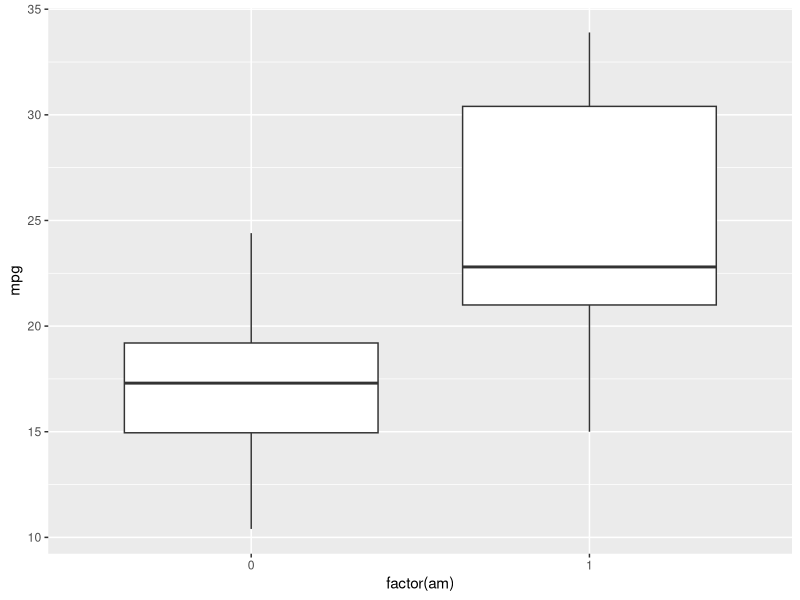
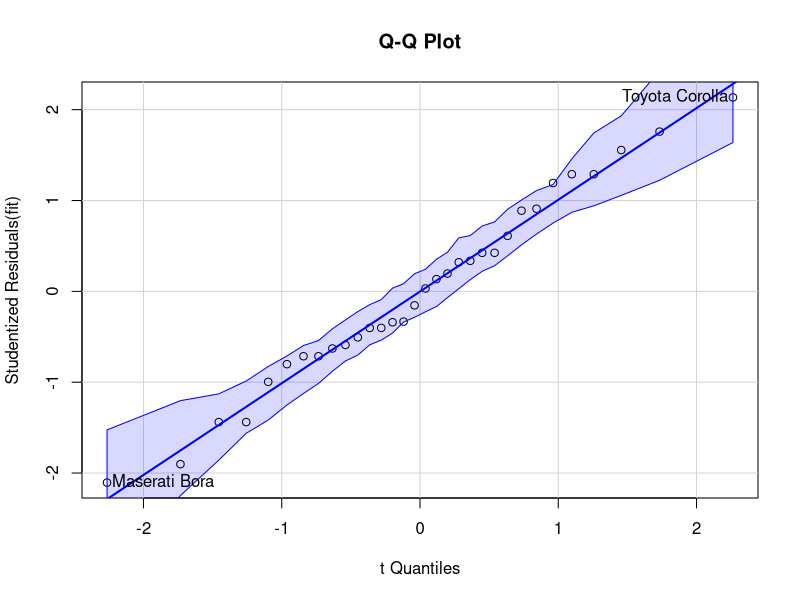
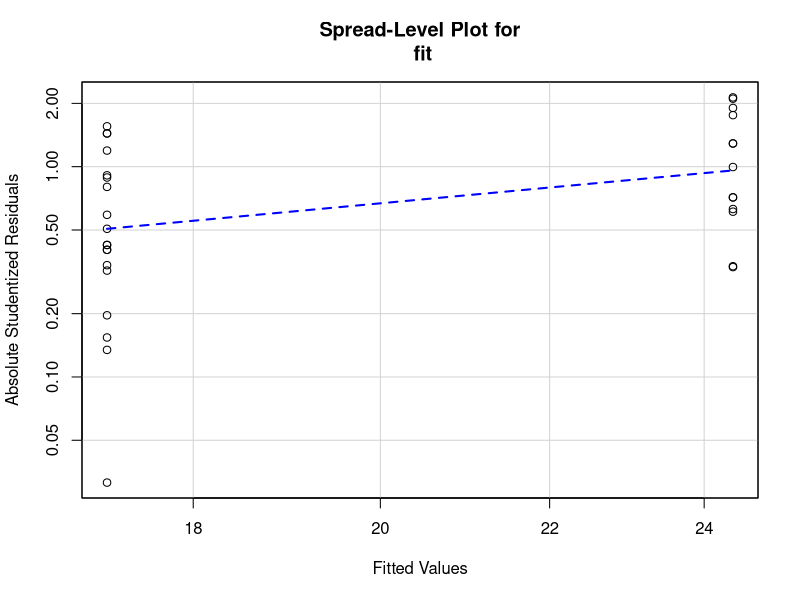

The R source for these figures, in order:
## ---- chunk 1
library(ggplot2)
library("xtable")
library("car")
## ---- chunk 2
data(mtcars)
## ---- chunk 3
# my functions
printlm <- function(model){
  tempsum <- summary(model)
  cat("Residual standard error:", format(signif(tempsum$sigma, 
                                                4)), "on", tempsum$df[2L], "degrees of freedom")
  cat("\n")
  cat("Multiple R-squared:  ", round(tempsum$r.squared, digits=4),	"Adjusted R-squared:  ",
      round(tempsum$adj.r.squared, digits=4))
  cat("\n")
  cat("F-statistic: ", round(tempsum$fstatistic[1],2), "on", round(tempsum$fstatistic[2],0), 
      "and", round(tempsum$fstatistic[3],0), "DF,  p-value:",
      format.pval(pf(tempsum$fstatistic[1L],tempsum$fstatistic[2L], 
                     tempsum$fstatistic[3L], lower.tail = FALSE)))
}
# пользовательские функции для график попарных корреляций
    panel.density <- function(x, ...) {
        n.groups <-  1
        adjust <-  1
        groups = NULL
        if (n.groups > 1) {
            levs <- levels(groups)
            for (i in 1:n.groups) {
                xx <- x[levs[i] == groups]
                dens.x <- try(density(xx, adjust = adjust, na.rm = TRUE), 
                  silent = TRUE)
                if (!inherits(dens.x, "try-error")) {
                  lines(dens.x$x, min(x, na.rm = TRUE) + dens.x$y * 
                    diff(range(x, na.rm = TRUE))/diff(range(dens.x$y, 
                    na.rm = TRUE)), col = col[i])
                }
                else warning("cannot estimate density for group ", 
                  levs[i], "\n", dens.x, "\n")
                rug(xx, col = col[i])
            }
        }
        else {
            dens.x <- density(x, adjust = adjust, na.rm = TRUE)
            lines(dens.x$x, min(x, na.rm = TRUE) + dens.x$y * 
                diff(range(x, na.rm = TRUE))/diff(range(dens.x$y, 
                na.rm = TRUE)))
            rug(x)
        }
#         if (do.legend) 
#             legendPlot(position = if (is.null(legend.pos)) 
#                 "topright"
#             else legend.pos)
#         do.legend <<- FALSE
    }
panel.cor <- function(x, y, digits=2, prefix="", cex.cor, ...)
{
    usr <- par("usr"); on.exit(par(usr))
    par(usr = c(0, 1, 0, 1))
    r <- cor(x[!is.na(x*y)], y[!is.na(x*y)])
    txt <- format(c(r, 0.123456789), digits=digits)[1]
    txt <- paste(prefix, txt, sep="")
    if(missing(cex.cor)) cex.cor <- 0.8/strwidth(txt)
    text(0.5, 0.5, txt, cex = cex.cor * max(abs(r), 0.25))
}

panel.smooth2 <- function(x, y){
panel.smooth(x, y,iter = 1)
}
## ---- chunk 4
head(mtcars[,c("am","mpg")])
## ---- chunk 5
table(mtcars$am)
## ---- chunk 6
summary(mtcars$mpg)
## ---- chunk 7
t.test(x=mtcars[mtcars$am==1,"mpg"], y=mtcars[mtcars$am==0,"mpg"], var.equal = F)
## ---- chunk 8
ggplot(data=mtcars, aes(x=factor(am), y=mpg))+geom_boxplot()
## ---- chunk 9
fit <- lm(data = mtcars, mpg ~ factor(am))
## ---- chunk 10
printlm(fit)
## ---- chunk 11
xt <- xtable(summary(fit))
print(xt, type="html")
## ---- chunk 12
qqPlot(fit, labels=row.names(mtcars), id.method="identify",
       simulate=TRUE, main="Q-Q Plot")
## ---- chunk 13
shapiro.test(fit$residuals)
## ---- chunk 14
spreadLevelPlot(fit)
## ---- chunk 15
cor(fit$residuals, mtcars$mpg)
